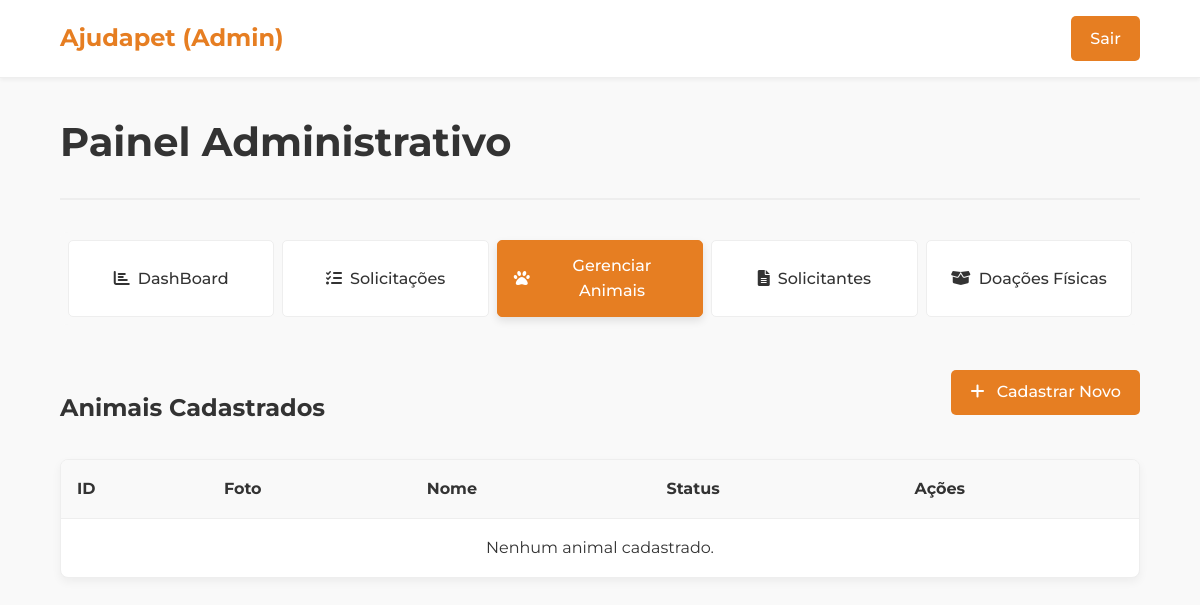
/admin/animais_admin/consultar_animal.php (signed in), run on an earlier commit of the app's database.
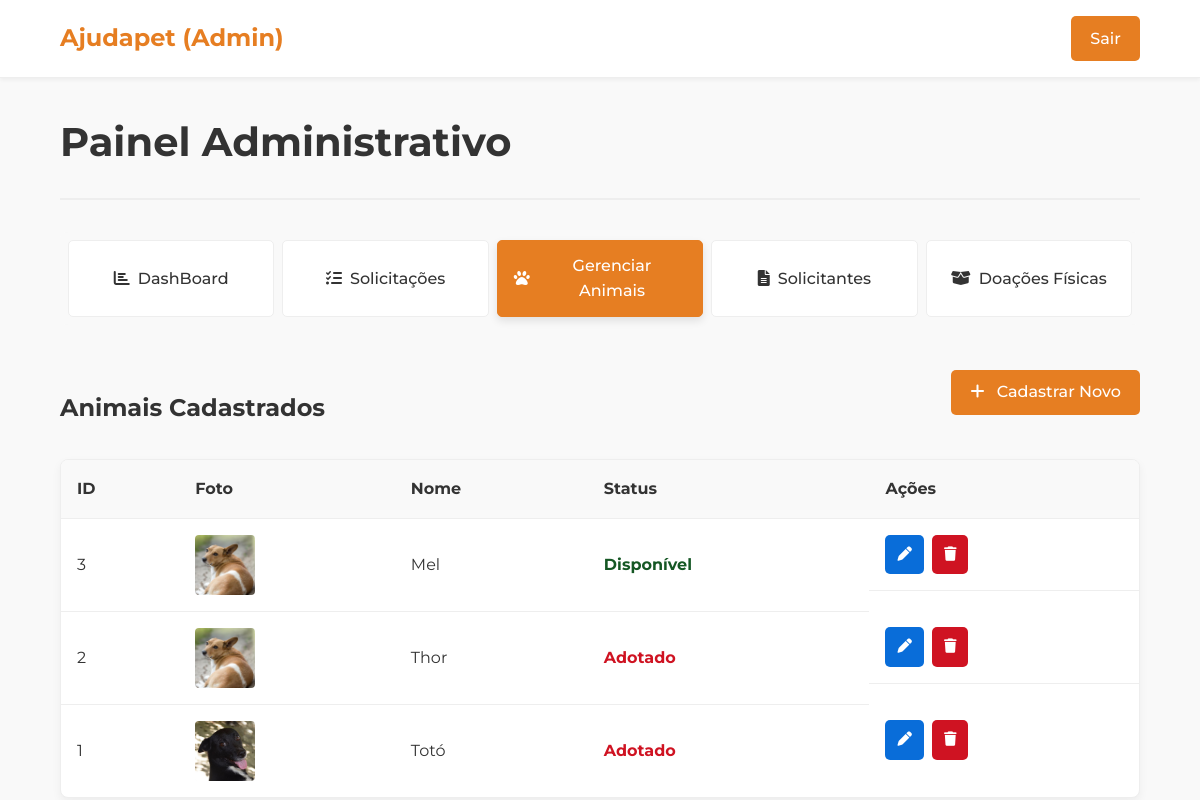
And on a later commit of the database.
### tables this page shows
CREATE TABLE `animal` (
  `id` int(11) NOT NULL,
  `id_admin_cadastro` int(11) NOT NULL,
  `nome` varchar(100) NOT NULL,
  `sexo` enum('Macho','Fêmea') DEFAULT NULL,
  `raca` varchar(100) DEFAULT NULL,
  `porte` enum('Pequeno','Médio','Grande') DEFAULT NULL,
  `data_nascimento` date DEFAULT NULL,
  `peso` decimal(5,2) DEFAULT NULL,
  `cor_pelagem` varchar(50) DEFAULT NULL,
  `personalidade` text DEFAULT NULL,
  `imagem_url` varchar(255) DEFAULT NULL,
  `castrado` tinyint(1) DEFAULT 0,
  `microchip` varchar(50) DEFAULT NULL,
  `status` enum('Disponível','Em processo','Adotado','Indisponível') DEFAULT 'Disponível',
  `descricao_historia` text DEFAULT NULL,
  `observacoes` text DEFAULT NULL,
  `data_cadastro` timestamp NOT NULL DEFAULT current_timestamp(),
  `data_adocao` datetime DEFAULT NULL,
  `id_adotante` int(11) DEFAULT NULL
);

### admin/animais_admin/consultar_animal.php (the view, shortened to what this page needs)
<?php
require_once '../../config/conexao.php';
try {
    $sql = "SELECT id, nome, status, imagem_url FROM Animal ORDER BY data_cadastro DESC";
    $stmt = $pdo->query($sql);
    $animais = $stmt->fetchAll();
} catch (PDOException $e) {
    echo "Erro ao buscar animais: " . $e->getMessage();
    $animais = [];
}
?>
<!DOCTYPE html>
<html lang="pt-BR">
<head>
    <link rel="stylesheet" href="../../assets/css/global.css">
    <link rel="stylesheet" href="../../assets/css/admin_global.css">
    <link rel="stylesheet" href="../../assets/css/admin_animais.css">
    <link rel="stylesheet" href="https://cdnjs.cloudflare.com/ajax/libs/font-awesome/6.0.0-beta3/css/all.min.css">
</head>
<body>
    <header class="navbar">
        <div class="container">
            <a href="../index.php" class="logo" style="color: var(--cor-principal);">Ajudapet (Admin)</a>
            <a href="../../backend/logout.php" class="btn-login" style="background-color: var(--cor-principal);">Sair</a>
        </div>
    </header>
    <main class="container admin-dashboard">
        <div class="admin-header">
            <h1>Painel Administrativo</h1>
        </div>
        <nav class="admin-tabs">
            <a href="../index.php" class="tab-link">
                <i class="fas fa-chart-bar"></i> DashBoard
            </a>
            <a href="../avaliar_solicitacoes.php" class="tab-link">
                <i class="fas fa-tasks"></i> Solicitações
            </a>
            <a href="consultar_animal.php" class="tab-link active">
                <i class="fas fa-paw"></i> Gerenciar Animais
            </a>
            <a href="../relatorio.php" class="tab-link">
                <i class="fas fa-file-alt"></i> Solicitantes
            </a>
            <a href="../ver_doacoes.php" class="tab-link">
                <i class="fas fa-box-open"></i> Doações Físicas
            </a>
        </nav>
        <div id="gerenciar-animais" class="tab-content active" style="display:block;">
            <div style="display: flex; justify-content: space-between; align-items: center;">
                <h3>Animais Cadastrados</h3>
                <a href="cadastrar_animal.php" class="btn-add-new"><i class="fas fa-plus"></i> Cadastrar Novo</a>
            </div>
            <div class="admin-table-container">
                <table class="admin-table">
                    <thead>
                        <tr>
                            <th>ID</th>
                            <th>Foto</th>
                            <th>Nome</th>
                            <th>Status</th>
                            <th>Ações</th>
                        </tr>
                    </thead>
                    <tbody>
                        <?php if (count($animais) > 0): ?>
                            <?php foreach ($animais as $animal): ?>
                                <tr>
                                    <td><?php echo htmlspecialchars($animal['id']); ?></td>
                                    <td>
                                        <img src="../../uploads/<?php echo htmlspecialchars($animal['imagem_url']); ?>"
                                            alt="Foto do <?php echo htmlspecialchars($animal['nome']); ?>"
                                            class="animal-list-photo">
                                    </td>
                                    <td><?php echo htmlspecialchars($animal['nome']); ?></td>
                                    <td>
                                        <span class="status-<?php echo strtolower(str_replace(' ', '-', $animal['status'])); ?>">
                                            <?php echo htmlspecialchars($animal['status']); ?>
                                        </span>
                                    </td>
                                    <td class="action-buttons">
                                        <a href="editar_animais.php?id=<?php echo $animal['id']; ?>" class="action-btn view" title="Editar">
                                            <i class="fas fa-pen"></i>
                                        </a>
                                        <a href="deletar_animal.php?id=<?php echo $animal['id']; ?>"
                                            class="action-btn reject" title="Excluir">
                                            <i class="fas fa-trash"></i>
                                        </a>
                                    </td>
                                </tr>
                            <?php endforeach; ?>
                        <?php else: ?>
                            <tr>
                                <td colspan="5" style="text-align: center;">Nenhum animal cadastrado.</td>
                            </tr>
                        <?php endif; ?>
                    </tbody>
                </table>
            </div>
        </div>
    </main>
</body>
</html>

What changed in the data, as far as the page shows it:
added animal: id "3", imagem_url (picture), nome "Mel", status "Disponível"
added animal: id "2", imagem_url (picture), nome "Thor", status "Adotado"
added animal: id "1", imagem_url (picture), nome "Totó", status "Adotado"
Also different on the page:
text no longer shown: "Nenhum animal cadastrado."
